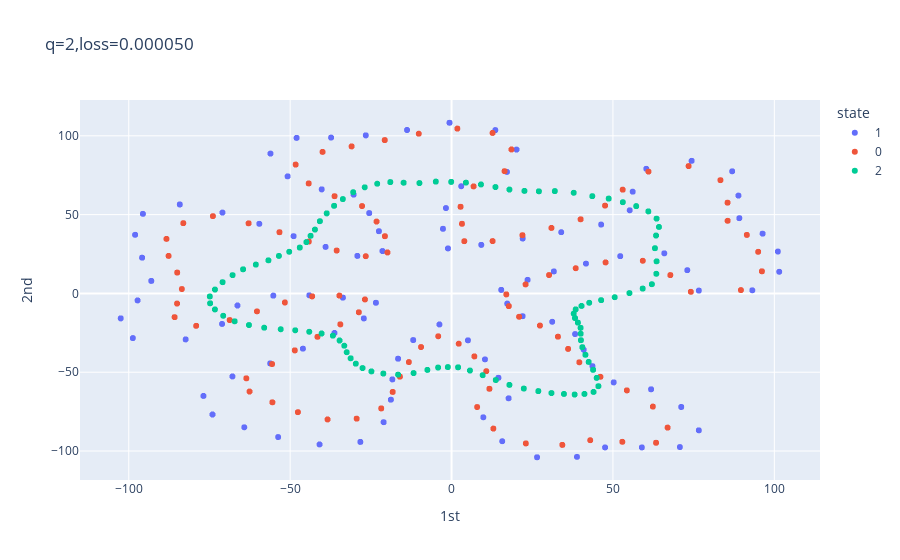

Here is the notebook cell this chart was saved with:
### Markdown cell above
M: how many epochs you use

### Code cell
M = 10 # How many epochs
epochs = range(M)
losses = [np.nan]*M
MRA_pca = MRA_generate(d,nt,1000,sigma,ne,g,replace=0)
pca_cb = PCA(n_components=2)
MRA_pca.generate_default()
X = MRA_training.X
clear_output()
N_shifts = MRA_pca.shifts.reshape(-1,1)
N_states = np.repeat(MRA_pca.states,nt)
class CustomCallback(tf.keras.callbacks.Callback):
    def on_epoch_end(self, epoch, logs=None):
        losses[epoch] = logs["loss"]
        print("For epoch {:d}, loss is {:f}.".format(epoch, logs["loss"]))
        if epoch % 10 == 0:
            clear_output(wait = True)
            _, Ns = latent(model,MRA_pca)
            N_reshaped = Ns.reshape(-1,q)
            pca_N = pca_cb.fit_transform(N_reshaped)
            pca_N = N_reshaped
            df = pd.DataFrame(pca_N, columns = ['1st','2nd'])
            df_states = pd.DataFrame(N_states,columns=['state']).astype('object') 
            df_shifts = pd.DataFrame(N_shifts,columns=['shift'])
            df = pd.concat([df,df_states,df_shifts],axis=1)
            fig = px.scatter(df, x='1st', y='2nd', color='state', text='shift', title='q=%d,loss=%f'%(q,logs["loss"]))
            fig.update_layout(height=500)
            fig.show()
history = model.fit(X,X,epochs=M,verbose=0,callbacks=[CustomCallback()])

### Figure 1 — Plotly figure (JSON) as saved in the notebook; plotly's stock layout.template omitted (floating-point values rounded to 4 significant figures; data arrays with more than 128 entries replaced by an {"elided": "..."} marker saying what was removed)
{"data": [{"hovertemplate": "state=1<br>1st=%{x}<br>2nd=%{y}<br>shift=%{text}<extra></extra>", "legendgroup": "1", "marker": {"color": "#636efa", "symbol": "circle"}, "mode": "markers+text", "name": "1", "showlegend": true, "text": {"elided": "6660 int values"}, "type": "scattergl", "x": {"elided": "6660 float values"}, "xaxis": "x", "y": {"elided": "6660 float values"}, "yaxis": "y"}, {"hovertemplate": "state=0<br>1st=%{x}<br>2nd=%{y}<br>shift=%{text}<extra></extra>", "legendgroup": "0", "marker": {"color": "#EF553B", "symbol": "circle"}, "mode": "markers+text", "name": "0", "showlegend": true, "text": {"elided": "6700 int values"}, "type": "scattergl", "x": {"elided": "6700 float values"}, "xaxis": "x", "y": {"elided": "6700 float values"}, "yaxis": "y"}, {"hovertemplate": "state=2<br>1st=%{x}<br>2nd=%{y}<br>shift=%{text}<extra></extra>", "legendgroup": "2", "marker": {"color": "#00cc96", "symbol": "circle"}, "mode": "markers+text", "name": "2", "showlegend": true, "text": {"elided": "6640 int values"}, "type": "scattergl", "x": {"elided": "6640 float values"}, "xaxis": "x", "y": {"elided": "6640 float values"}, "yaxis": "y"}], "layout": {"autosize": true, "legend": {"title": {"text": "state"}, "tracegroupgap": 0}, "title": {"text": "q=2,loss=0.000050"}, "xaxis": {"anchor": "y", "autorange": true, "domain": [0, 1], "range": [-115.4, 114.4], "title": {"text": "1st"}, "type": "linear"}, "yaxis": {"anchor": "x", "autorange": true, "domain": [0, 1], "range": [-118.9, 123.2], "title": {"text": "2nd"}, "type": "linear"}}}
